Frame 1 (no input): blank canvas, image omitted
Frame 60 (the mouse pressed at the canvas centre just before this capture): blank canvas, image omitted
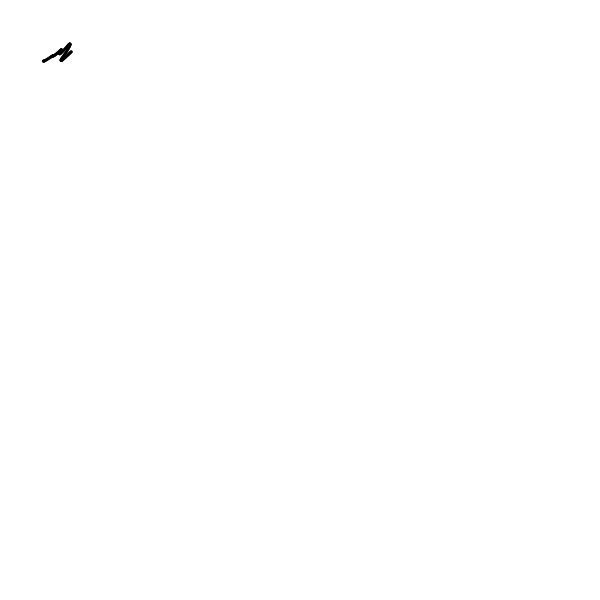
Frame 120 (the mouse held since frame 60 and released just before this capture)

The Processing sketch whose frames 1 and 60 were blank and that drew this single picture after the mouse press (run headless with seeded random() and noise(); from frame 60 on, the mouse is pressed at the canvas centre):

// Processing sketch: sketch_017
// ── sketch_017.pde
float r = 75;
float theta = 0;

void setup() {
  size(600, 600);
  background(255);
  frameRate(120);
  smooth();
}
void draw() {
  // Polar to Cartesian conversion
  float t = noise(theta);

  float x = r * cos(t * PI / 2);
  float y = r * sin(t * PI / 2);
  // Draw an ellipse at x,y
  noStroke();
  fill(0);
  ellipse(x, y, 3, 3); // Adjust for center of window
  // Increment the angle
  theta += 0.01;
  r += 0.11;
}
